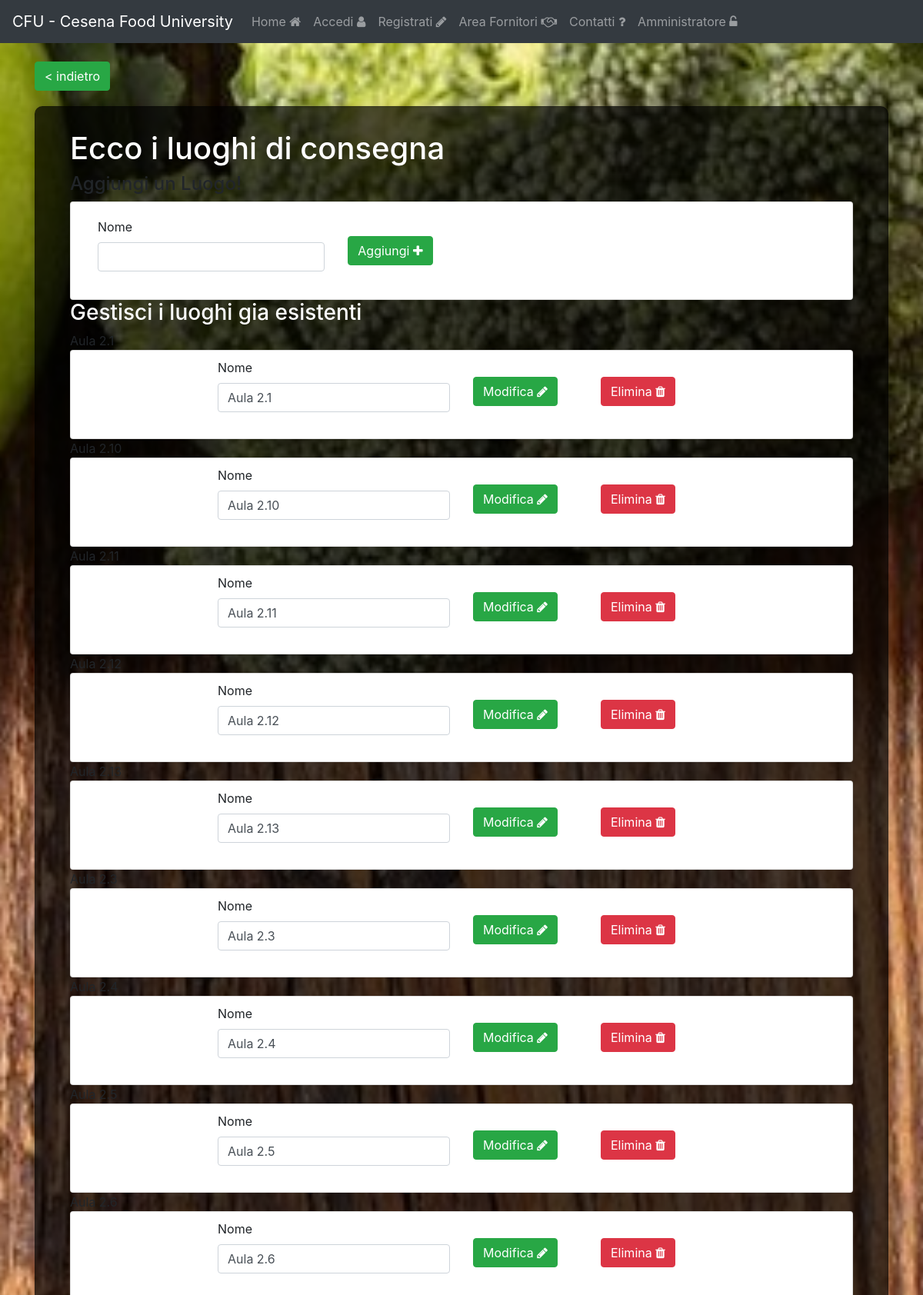
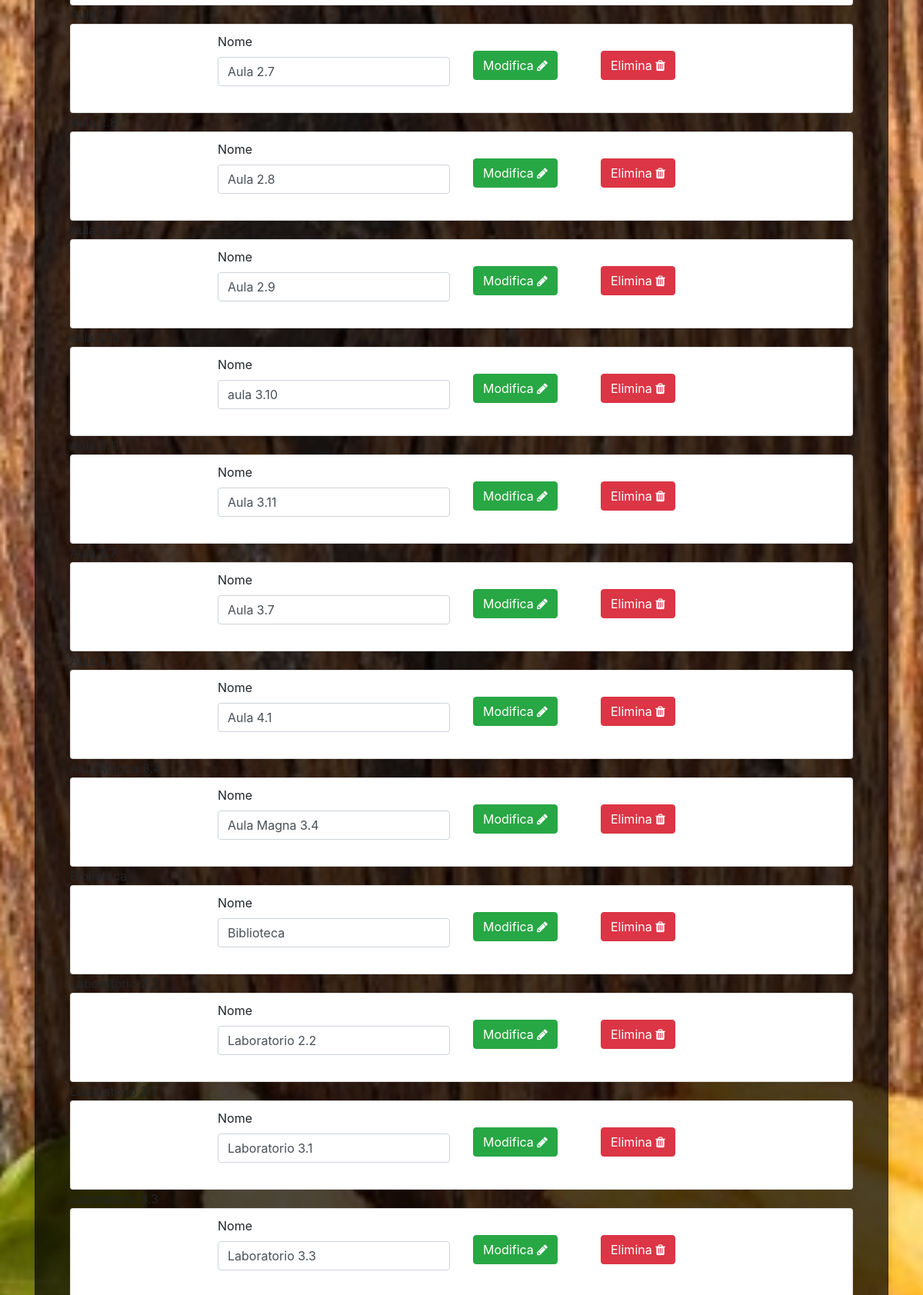
The page /codice/php/luoghi.php (upper part) on the database its author committed (2 pictures, top to bottom).
### tables this page shows
CREATE TABLE `luogo` (
  `nome` char(20) NOT NULL
);

### codice/php/luoghi.php (the view, shortened to what this page needs)
<!DOCTYPE html>
<html lang="it" dir="ltr">
<head>
  <link rel="stylesheet" href="https://cdnjs.cloudflare.com/ajax/libs/font-awesome/4.7.0/css/font-awesome.min.css">
  <link rel="stylesheet" href="./../css/bootstrap.min.css">
  <link href="./../css/full.css" rel="stylesheet">
  <link href="./../css/menubar.css" rel="stylesheet">
  <link href="./../css/navigation.css" rel="stylesheet">
  <link href="./../css/footer.css" rel="stylesheet">
</head>
<body>
  <?php include 'menu.php'; ?>
  <br/>
  <div class="container transparent">
    <a href="homeadmin.php" class="btn btn-success">< indietro</a>
  <div class="card card-sm center-msg-box transparent mobile">
    <div class="container mobile">
      <h1>Ecco i luoghi di consegna</h1>
      <h4 class="list-group-item-heading">Aggiungi un Luogo!</h4>
      <form id ="add" class =" addprod card card-sm mobile "  method="post" action = "#">
        <div class="row addprod">
          <div class="form-group col-sm-4">
            <label for="nome">Nome</label>
            <input type="text" name="nome"  class="form-control" id="nome" placeholder="" required pattern=".{2,}" title="Inserisci almeno 2 caratteri">
          </div>
          <div class="col-md-2 justify-content-center">
          <button type="submit" class="btn btn-success">Aggiungi <i class="fa fa-plus"></i></a>
          </div>
        </div>
      </form>
      <h3 class="list-group-item-heading">Gestisci i luoghi gia esistenti</h3>
      <?php
      $stmt = $conn->prepare("SELECT * FROM luogo ");
      $stmt->execute();
      $query = $stmt->get_result();
      if($query->num_rows > 0){
        while($row = $query->fetch_assoc()){
          echo $row["nome"];
          ?>
          <form id ="modify" class =" addprod card card-sm mobile "  method="post" action = "#">
            <div class="row justify-content-center">
              <div class="form-group col-sm-4">
                <label for="nome">Nome</label>
                <label name="nome"  class="form-control" id="nome"><?php echo $row['nome'] ?></label>
              </div>
              <div class="col-md-2">
                <br/>
                <button type="submit" class="btn btn-success" name="btn" value = "true">Modifica <i class="fa fa-pencil"></i></button>
              </div>
              <div class="col-md-2">
                <br/>
                <button type="submit" class="btn btn-danger" name="btn" value = "false">Elimina <i class="fa fa-trash"></i></button>
              </div>
            </div>
          </form>
        <?php
      }
    }
    ?>
  </div></div>
</div>
</body>
</html>

### codice/css/full.css (style rules this page uses)
body { background: url('./../resources/bg.jpg') no-repeat center center fixed; -webkit-background-size: cover; -moz-background-size: cover; background-size: cover; -o-background-size: cover; }
.center-msg-box { padding:30px; margin: 20px auto; border-radius: 10px; -webkit-border-radius:10px; -moz-border-radius: 10px; box-shadow: 0px 0px 10px rgba(0, 0, 0, 0.13); -moz-box-shadow: 0px 0px 10px rgba(0, 0, 0, 0.13); -webkit-box-shadow: 0px 0px 10px rgba(0, 0, 0, 0.13); background-color: rgba(0, 0, 0, 0.7); }
h3 { color:white; }

### codice/css/footer.css (style rules this page uses)
body { padding-bottom: 120px; }
.row { box-sizing:border-box; margin: 0pt }

### codice/php/luoghi.php (style rules this page uses)
.addprod { padding: 10px; }
h1,h2,h3, #nop { color:white; }

### rows shown on the page
luogo: nome "Aula 2.1"
luogo: nome "Aula 2.10"
luogo: nome "Aula 2.11"
luogo: nome "Aula 2.12"
luogo: nome "Aula 2.13"
luogo: nome "Aula 2.3"
luogo: nome "Aula 2.4"
luogo: nome "Aula 2.5"
luogo: nome "Aula 2.6"
luogo: nome "Aula 2.7"
luogo: nome "Aula 2.8"
luogo: nome "Aula 2.9"
luogo: nome "aula 3.10"
luogo: nome "Aula 3.11"
luogo: nome "Aula 3.7"
luogo: nome "Aula 4.1"
luogo: nome "Aula Magna 3.4"
luogo: nome "Biblioteca"
luogo: nome "Laboratorio 2.2"
luogo: nome "Laboratorio 3.1"
luogo: nome "Laboratorio 3.3"
